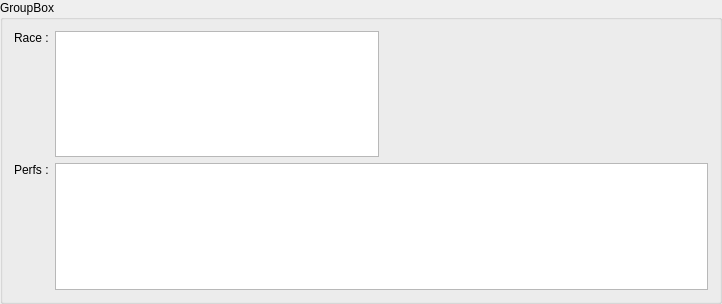
<?xml version="1.0" encoding="UTF-8"?>
<ui version="4.0">
 <class>DuelWideget</class>
 <widget class="QGroupBox" name="DuelWideget">
  <property name="geometry">
   <rect>
    <x>0</x>
    <y>0</y>
    <width>722</width>
    <height>304</height>
   </rect>
  </property>
  <property name="sizePolicy">
   <sizepolicy hsizetype="Expanding" vsizetype="Fixed">
    <horstretch>0</horstretch>
    <verstretch>0</verstretch>
   </sizepolicy>
  </property>
  <property name="maximumSize">
   <size>
    <width>16777215</width>
    <height>16777215</height>
   </size>
  </property>
  <property name="windowTitle">
   <string>GroupBox</string>
  </property>
  <property name="title">
   <string>GroupBox</string>
  </property>
  <layout class="QGridLayout" name="gridLayout">
   <item row="1" column="0">
    <widget class="QLabel" name="label_2">
     <property name="text">
      <string>Perfs :</string>
     </property>
     <property name="alignment">
      <set>Qt::AlignLeading|Qt::AlignLeft|Qt::AlignTop</set>
     </property>
    </widget>
   </item>
   <item row="0" column="1">
    <widget class="iTableView" name="RaceSummary">
     <property name="sizePolicy">
      <sizepolicy hsizetype="Expanding" vsizetype="Expanding">
       <horstretch>0</horstretch>
       <verstretch>0</verstretch>
      </sizepolicy>
     </property>
     <property name="maximumSize">
      <size>
       <width>16777215</width>
       <height>16777215</height>
      </size>
     </property>
     <attribute name="verticalHeaderVisible">
      <bool>false</bool>
     </attribute>
    </widget>
   </item>
   <item row="0" column="0">
    <widget class="QLabel" name="label">
     <property name="sizePolicy">
      <sizepolicy hsizetype="Preferred" vsizetype="Preferred">
       <horstretch>0</horstretch>
       <verstretch>0</verstretch>
      </sizepolicy>
     </property>
     <property name="maximumSize">
      <size>
       <width>16777215</width>
       <height>16777215</height>
      </size>
     </property>
     <property name="text">
      <string>Race :</string>
     </property>
     <property name="alignment">
      <set>Qt::AlignLeading|Qt::AlignLeft|Qt::AlignTop</set>
     </property>
    </widget>
   </item>
   <item row="0" column="2">
    <spacer name="horizontalSpacer">
     <property name="orientation">
      <enum>Qt::Horizontal</enum>
     </property>
     <property name="sizeHint" stdset="0">
      <size>
       <width>40</width>
       <height>20</height>
      </size>
     </property>
    </spacer>
   </item>
   <item row="1" column="1" colspan="2">
    <widget class="iTableView" name="RunnerPerf">
     <property name="sizePolicy">
      <sizepolicy hsizetype="Expanding" vsizetype="Expanding">
       <horstretch>0</horstretch>
       <verstretch>0</verstretch>
      </sizepolicy>
     </property>
     <attribute name="verticalHeaderVisible">
      <bool>false</bool>
     </attribute>
    </widget>
   </item>
  </layout>
 </widget>
 <customwidgets>
  <customwidget>
   <class>iTableView</class>
   <extends>QTableView</extends>
   <header>itableview.h</header>
  </customwidget>
 </customwidgets>
 <resources/>
 <connections/>
</ui>
